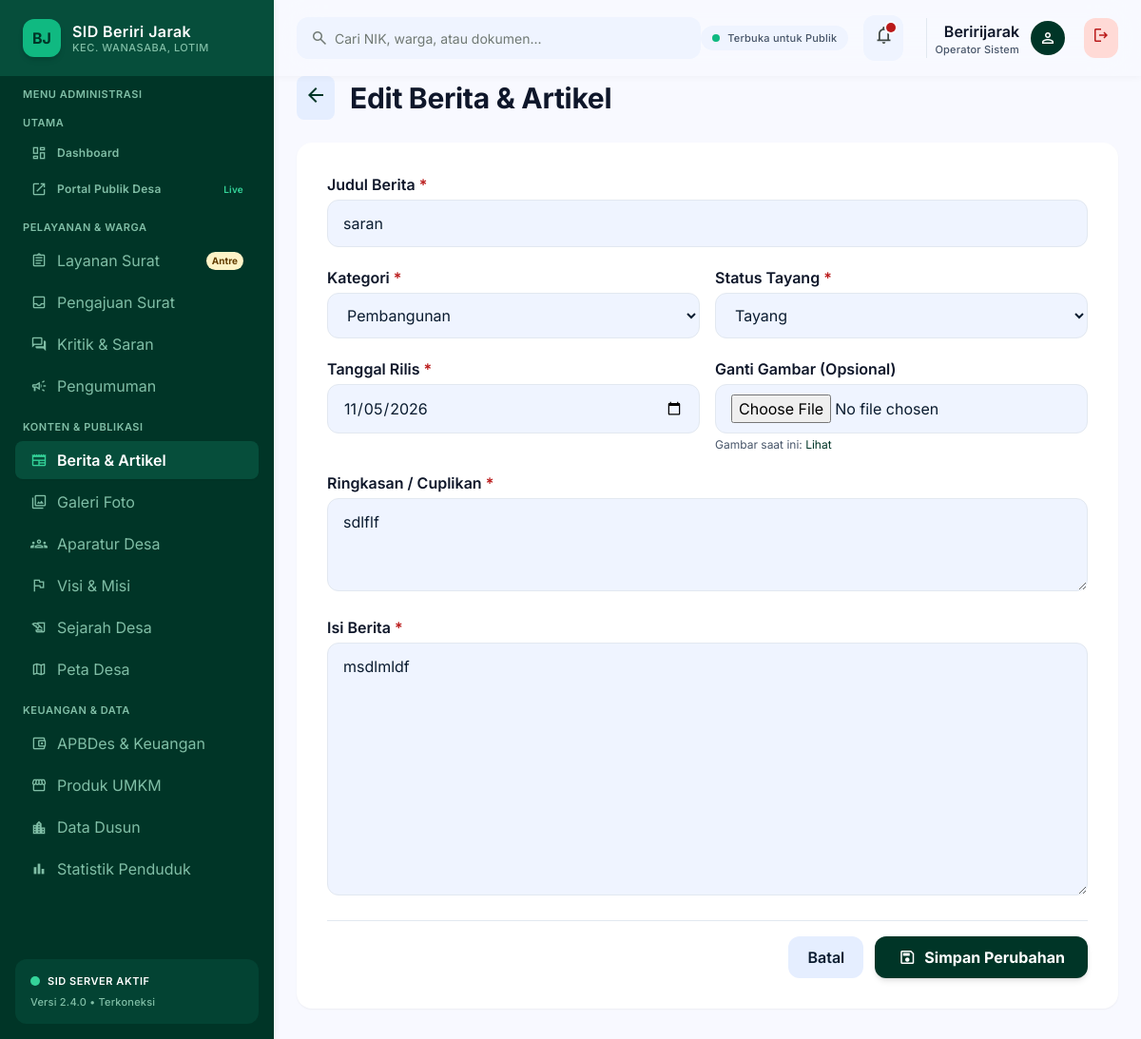
The page /dashboard/berita/edit/1/ (signed in) on the database its author committed.
### BJ/models.py (models this page shows, shortened)
class Berita(models.Model):
    judul = models.CharField(max_length=255)
    slug = models.SlugField(unique=True, blank=True)
    kategori = models.ForeignKey(Kategori, on_delete=models.SET_NULL, null=True)
    penulis = models.ForeignKey(User, on_delete=models.SET_NULL, null=True)
    gambar = models.ImageField(upload_to='berita/', blank=True, null=True)
    ringkasan = models.TextField(help_text="Teks singkat untuk kartu di beranda")
    isi_berita = models.TextField(help_text="Gunakan editor / HTML")
    dilihat = models.IntegerField(default=0, editable=False)
    status = models.CharField(max_length=20, choices=[('draft', 'Draft'), ('tayang', 'Tayang')], default='draft')
    tanggal_rilis = models.DateField()
    class Meta:
        ordering = ['-tanggal_rilis']
        verbose_name = "Berita & Artikel"
        verbose_name_plural = "Berita & Artikel"

class Kategori(models.Model):
    nama = models.CharField(max_length=100)
    slug = models.SlugField(unique=True, blank=True)
    class Meta:
        verbose_name = "Kategori Berita"
        verbose_name_plural = "Kategori Berita"

### BJ/views.py (the view, shortened to what this page needs)
# urls.py: path('dashboard/berita/edit/<int:id>/', views.edit_berita, name='edit_berita'),
@login_required(login_url='portal_masuk')
def edit_berita(request, id):
    berita = get_object_or_404(Berita, id=id)
    return render(request, 'themes/admin/edit_berita.html', {
        'berita': berita,
        'kategori_list': Kategori.objects.all()
    })

### desa/templates/themes/admin/edit_berita.html (shortened to what this page needs)
{% extends "themes/admin/base_admin.html" %}
{% load static %}
{% block content %}
<div class="flex flex-col w-full max-w-5xl mx-auto gap-space-lg">
    <div class="flex items-center gap-4">
        <a href="{% url 'kelola_berita' %}" class="p-2 rounded-lg bg-surface-container"><span class="material-symbols-outlined text-primary">arrow_back</span></a>
        <div><h1 class="font-headline-lg text-headline-lg font-bold text-text-primary">Edit Berita & Artikel</h1></div>
    </div>
    <form method="POST" enctype="multipart/form-data" class="bg-surface-pure rounded-2xl p-6 sm:p-8 shadow-sm flex flex-col gap-5">
        <div class="space-y-1">
            <label class="font-label-md font-semibold text-text-primary">Judul Berita <span class="text-error">*</span></label>
            <input type="text" name="judul" value="{{ berita.judul }}" required class="w-full px-4 py-3 rounded-xl bg-surface-container-low border border-border-subtle outline-none">
        </div>
        <div class="grid grid-cols-1 sm:grid-cols-2 gap-4">
            <div class="space-y-1">
                <label class="font-label-md font-semibold text-text-primary">Kategori <span class="text-error">*</span></label>
                <select name="kategori" required class="w-full px-4 py-3 rounded-xl bg-surface-container-low border border-border-subtle outline-none">
                    {% for kat in kategori_list %}
                        <option value="{{ kat.id }}" {% if kat.id == berita.kategori.id %}selected{% endif %}>{{ kat.nama }}</option>
                    {% endfor %}
                </select>
            </div>
            <div class="space-y-1">
                <label class="font-label-md font-semibold text-text-primary">Status Tayang <span class="text-error">*</span></label>
                <select name="status" required class="w-full px-4 py-3 rounded-xl bg-surface-container-low border border-border-subtle outline-none">
                    <option value="tayang" {% if berita.status == 'tayang' %}selected{% endif %}>Tayang</option>
                </select>
            </div>
        </div>
        <div class="grid grid-cols-1 sm:grid-cols-2 gap-4">
            <div class="space-y-1">
                <label class="font-label-md font-semibold text-text-primary">Tanggal Rilis <span class="text-error">*</span></label>
                <input type="date" name="tanggal_rilis" value="{{ berita.tanggal_rilis|date:'Y-m-d' }}" required class="w-full px-4 py-3 rounded-xl bg-surface-container-low border border-border-subtle outline-none">
            </div>
            <div class="space-y-1">
                <label class="font-label-md font-semibold text-text-primary">Ganti Gambar (Opsional)</label>
                <input type="file" name="gambar" accept="image/*" class="w-full px-4 py-2.5 rounded-xl bg-surface-container-low border border-border-subtle outline-none">
                {% if berita.gambar %}
                <p class="text-xs text-text-secondary mt-1">Gambar saat ini: <a href="{{ berita.gambar.url }}" target="_blank" class="text-primary hover:underline">Lihat</a></p>
                {% endif %}
            </div>
        </div>
        <div class="space-y-1">
            <label class="font-label-md font-semibold text-text-primary">Ringkasan / Cuplikan <span class="text-error">*</span></label>
            <textarea name="ringkasan" required rows="3" class="w-full px-4 py-3 rounded-xl bg-surface-container-low border border-border-subtle outline-none">{{ berita.ringkasan }}</textarea>
        </div>
        <div class="space-y-1">
            <label class="font-label-md font-semibold text-text-primary">Isi Berita <span class="text-error">*</span></label>
            <textarea name="isi_berita" required rows="10" class="w-full px-4 py-3 rounded-xl bg-surface-container-low border border-border-subtle outline-none">{{ berita.isi_berita }}</textarea>
        </div>
        <div class="pt-4 border-t border-border-subtle flex justify-end gap-3">
            <a href="{% url 'kelola_berita' %}" class="px-5 py-2.5 rounded-xl bg-surface-container font-semibold">Batal</a>
            <button type="submit" class="px-6 py-2.5 rounded-xl bg-primary text-on-primary font-bold shadow-md flex items-center gap-2"><span class="material-symbols-outlined text-[20px]">save</span> Simpan Perubahan</button>
        </div>
    </form>
</div>
{% endblock %}

### desa/templates/themes/admin/partials/header.html
<header class="fixed top-0 left-72 right-0 h-20 bg-surface/85 backdrop-blur-xl shadow-[0_1px_8px_rgba(0,0,0,0.04)] z-40 flex items-center justify-between px-space-lg">
    <div class="flex items-center gap-space-lg flex-1 max-w-xl">
        <div class="relative w-full">
            <span class="material-symbols-outlined absolute left-3.5 top-1/2 -translate-y-1/2 text-outline text-[20px]">search</span>
            <input class="w-full h-11 pl-10 pr-4 rounded-xl bg-surface-container-low text-on-surface font-body-sm text-body-sm placeholder:text-outline focus:outline-none focus:ring-2 focus:ring-accent-emerald transition-all" placeholder="Cari NIK, warga, atau dokumen..." type="text">
        </div>
    </div>
    <div class="flex items-center gap-space-md">
        <div class="hidden lg:flex items-center gap-2 px-3 py-1.5 rounded-full bg-surface-container-low">
            <span class="w-2 h-2 rounded-full bg-accent-emerald"></span>
            <span class="font-label-sm text-label-sm font-medium text-text-secondary">Terbuka untuk Publik</span>
        </div>
        <button class="relative p-2.5 rounded-xl bg-surface-container-low text-on-surface-variant hover:text-on-surface transition-colors" type="button">
            <span class="material-symbols-outlined text-[22px]">notifications</span>
            <span class="absolute top-2 right-2 w-2.5 h-2.5 bg-error rounded-full ring-2 ring-surface"></span>
        </button>
        <div class="flex items-center gap-3 pl-space-sm border-l border-border-subtle ml-2">
            <div class="text-right hidden sm:block">
                <div class="font-label-lg text-label-lg font-semibold text-text-primary capitalize">{{ request.user.username }}</div>
                <div class="font-label-sm text-label-sm text-text-secondary">Operator Sistem</div>
            </div>
            <div class="w-9 h-9 rounded-full bg-primary flex items-center justify-center">
                <span class="material-symbols-outlined text-on-primary text-[20px]">person</span>
            </div>
            <a href="{% url 'logout' %}" class="ml-2 p-2 rounded-xl bg-error-container text-error hover:bg-error hover:text-white transition-colors" title="Keluar Sistem">
                <span class="material-symbols-outlined text-[20px]">logout</span>
            </a>
        </div>
    </div>
</header>

### desa/templates/themes/admin/base_admin.html (style rules this page uses)
body { overscroll-behavior: none; }

### rows shown on the page
Berita: judul "saran", kategori "Pembangunan", status "Tayang", tanggal_rilis "11/05/2026", ringkasan "sdlflf", isi_berita "msdlmldf"

### other values the page prints
{{ request.user.username }} "Beririjarak"
